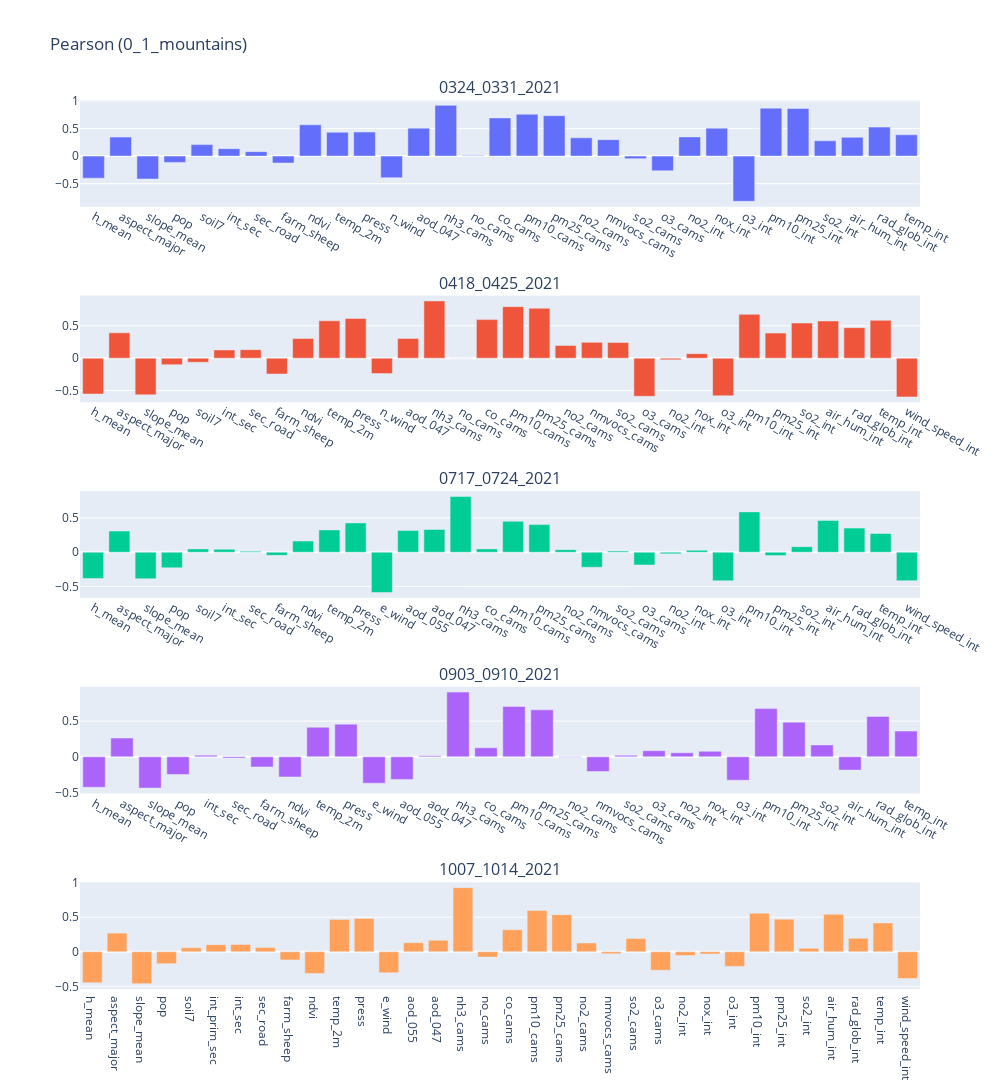
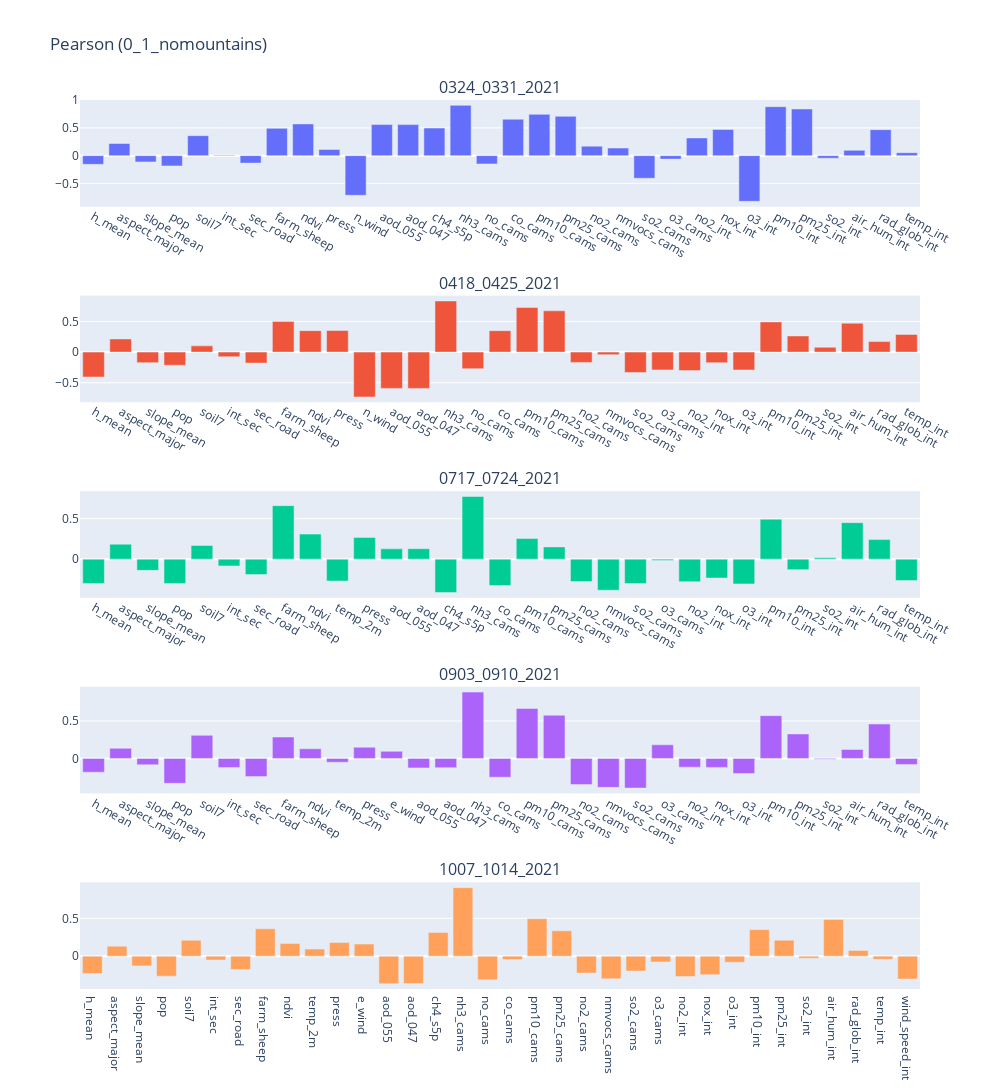
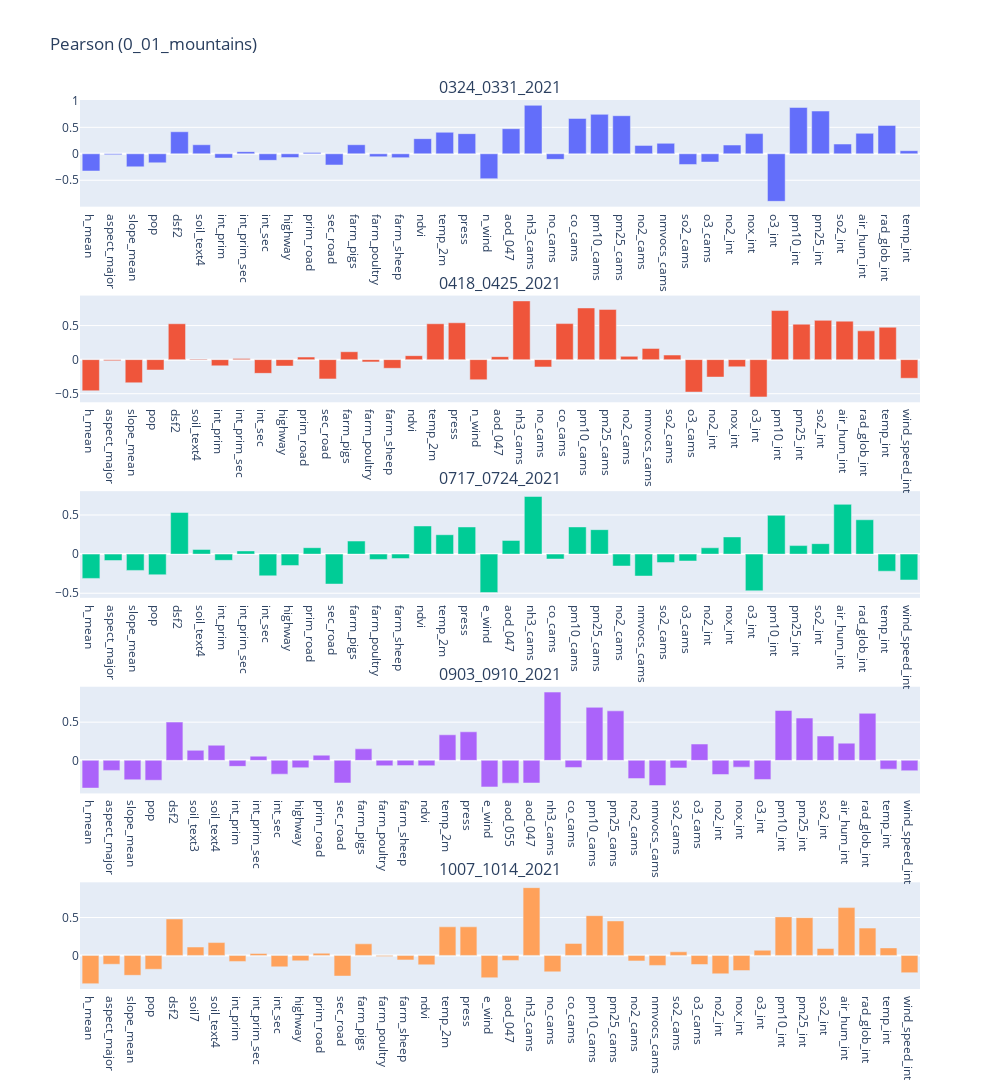
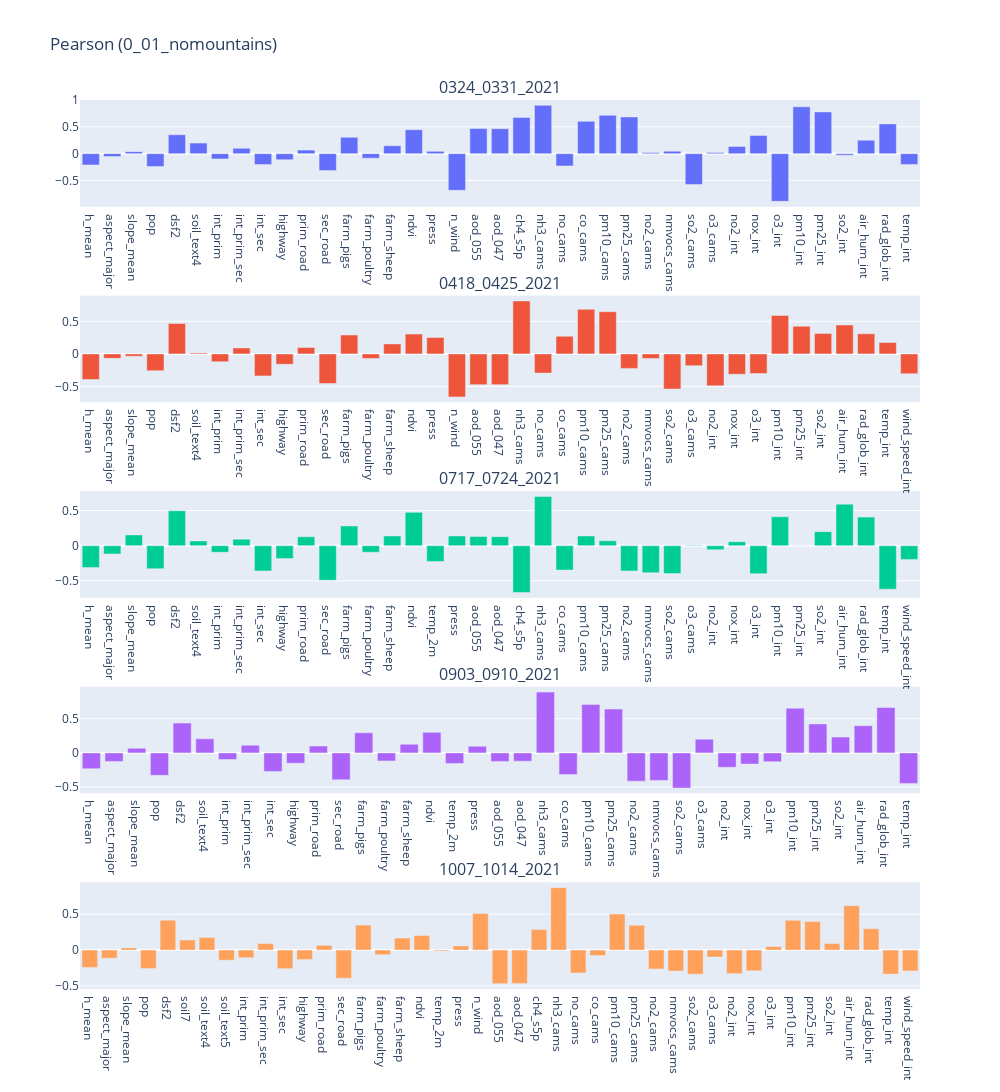

Source (notebook cell) for these figures, in order:
### Markdown cell above
### Pearson results
In this section each are shown barplot about pearson index to better visualize the positive/negative correlation of each variable with respect to the target variable selected.

### Code cell
for par in params:
    dataframes_results = dictionary_results[par]
    fig = make_subplots(rows=5, cols=1, subplot_titles=geopackages)
    for index, grid in enumerate(geopackages):
        labels = dataframes_results[grid]['Features'].tolist()
        values = dataframes_results[grid]['Pearson'].tolist()
        fig.add_trace(go.Bar(x=labels, y=values), row=index+1, col=1)
        fig.update_yaxes(row=index+1, col=1)
        fig.update_xaxes(type="category", row=index+1, col=1)

    fig.update_layout(height=1500, width=1000 , title_text='Pearson (' +par+ ')')
    fig.update_layout(showlegend=False, autosize=True)
    fig.show()
    fig.write_image('assets/fs_results/'+par+'_pearson.png')

### Figure 1 — Plotly figure (JSON) as saved in the notebook; plotly's stock layout.template omitted (floating-point values rounded to 4 significant figures)
{"data": [{"type": "bar", "x": ["h_mean", "aspect_major", "slope_mean", "pop", "soil7", "int_sec", "sec_road", "farm_sheep", "ndvi", "temp_2m", "press", "n_wind", "aod_047", "nh3_cams", "no_cams", "co_cams", "pm10_cams", "pm25_cams", "no2_cams", "nmvocs_cams", "so2_cams", "o3_cams", "no2_int", "nox_int", "o3_int", "pm10_int", "pm25_int", "so2_int", "air_hum_int", "rad_glob_int", "temp_int"], "xaxis": "x", "y": [-0.4006, 0.3462, -0.4165, -0.1141, 0.2093, 0.1359, 0.08163, -0.1258, 0.5691, 0.4335, 0.4377, -0.3927, 0.5083, 0.9227, 0.01125, 0.6944, 0.7604, 0.7346, 0.3324, 0.2992, -0.046, -0.2667, 0.3495, 0.5073, -0.8217, 0.8719, 0.8647, 0.2789, 0.3425, 0.527, 0.3877], "yaxis": "y"}, {"type": "bar", "x": ["h_mean", "aspect_major", "slope_mean", "pop", "soil7", "int_sec", "sec_road", "farm_sheep", "ndvi", "temp_2m", "press", "n_wind", "aod_047", "nh3_cams", "no_cams", "co_cams", "pm10_cams", "pm25_cams", "no2_cams", "nmvocs_cams", "so2_cams", "o3_cams", "no2_int", "nox_int", "o3_int", "pm10_int", "pm25_int", "so2_int", "air_hum_int", "rad_glob_int", "temp_int", "wind_speed_int"], "xaxis": "x2", "y": [-0.5536, 0.3919, -0.5653, -0.1009, -0.06188, 0.1276, 0.1313, -0.2448, 0.3036, 0.5777, 0.6137, -0.2381, 0.3054, 0.884, -0.0008072, 0.5955, 0.7958, 0.7702, 0.1964, 0.2444, 0.2415, -0.5883, -0.02523, 0.07008, -0.5803, 0.6763, 0.3872, 0.5428, 0.5747, 0.471, 0.5841, -0.5982], "yaxis": "y2"}, {"type": "bar", "x": ["h_mean", "aspect_major", "slope_mean", "pop", "soil7", "int_sec", "sec_road", "farm_sheep", "ndvi", "temp_2m", "press", "e_wind", "aod_055", "aod_047", "nh3_cams", "co_cams", "pm10_cams", "pm25_cams", "no2_cams", "nmvocs_cams", "so2_cams", "o3_cams", "no2_int", "nox_int", "o3_int", "pm10_int", "pm25_int", "so2_int", "air_hum_int", "rad_glob_int", "temp_int", "wind_speed_int"], "xaxis": "x3", "y": [-0.3821, 0.3084, -0.3866, -0.2274, 0.04843, 0.04212, 0.01351, -0.04538, 0.1627, 0.3255, 0.4268, -0.5872, 0.3166, 0.3328, 0.8122, 0.04874, 0.451, 0.4024, 0.03718, -0.2203, 0.01645, -0.1852, -0.02389, 0.02889, -0.4158, 0.5876, -0.04789, 0.08127, 0.4633, 0.3518, 0.2724, -0.4149], "yaxis": "y3"}, {"type": "bar", "x": ["h_mean", "aspect_major", "slope_mean", "pop", "int_sec", "sec_road", "farm_sheep", "ndvi", "temp_2m", "press", "e_wind", "aod_055", "aod_047", "nh3_cams", "co_cams", "pm10_cams", "pm25_cams", "no2_cams", "nmvocs_cams", "so2_cams", "o3_cams", "no2_int", "nox_int", "o3_int", "pm10_int", "pm25_int", "so2_int", "air_hum_int", "rad_glob_int", "temp_int"], "xaxis": "x4", "y": [-0.4261, 0.2623, -0.4376, -0.247, 0.02307, -0.01834, -0.142, -0.2826, 0.414, 0.4573, -0.3689, -0.3162, 0.01634, 0.9058, 0.1261, 0.7057, 0.6576, -0.004751, -0.2056, 0.02118, 0.08576, 0.0574, 0.07718, -0.3275, 0.6748, 0.485, 0.1662, -0.186, 0.5643, 0.3595], "yaxis": "y4"}, {"type": "bar", "x": ["h_mean", "aspect_major", "slope_mean", "pop", "soil7", "int_prim_sec", "int_sec", "sec_road", "farm_sheep", "ndvi", "temp_2m", "press", "e_wind", "aod_055", "aod_047", "nh3_cams", "no_cams", "co_cams", "pm10_cams", "pm25_cams", "no2_cams", "nmvocs_cams", "so2_cams", "o3_cams", "no2_int", "nox_int", "o3_int", "pm10_int", "pm25_int", "so2_int", "air_hum_int", "rad_glob_int", "temp_int", "wind_speed_int"], "xaxis": "x5", "y": [-0.4474, 0.2695, -0.4608, -0.1727, 0.05779, 0.1032, 0.1066, 0.06068, -0.1171, -0.3133, 0.4649, 0.4822, -0.3034, 0.1305, 0.1663, 0.9265, -0.07723, 0.3179, 0.5966, 0.5367, 0.1272, -0.02762, 0.192, -0.2665, -0.05502, -0.03193, -0.2112, 0.5561, 0.4716, 0.04943, 0.5418, 0.1949, 0.4174, -0.3856], "yaxis": "y5"}], "layout": {"annotations": [{"font": {"size": 16}, "showarrow": false, "text": "0324_0331_2021", "x": 0.5, "xanchor": "center", "xref": "paper", "y": 1, "yanchor": "bottom", "yref": "paper"}, {"font": {"size": 16}, "showarrow": false, "text": "0418_0425_2021", "x": 0.5, "xanchor": "center", "xref": "paper", "y": 0.78, "yanchor": "bottom", "yref": "paper"}, {"font": {"size": 16}, "showarrow": false, "text": "0717_0724_2021", "x": 0.5, "xanchor": "center", "xref": "paper", "y": 0.56, "yanchor": "bottom", "yref": "paper"}, {"font": {"size": 16}, "showarrow": false, "text": "0903_0910_2021", "x": 0.5, "xanchor": "center", "xref": "paper", "y": 0.34, "yanchor": "bottom", "yref": "paper"}, {"font": {"size": 16}, "showarrow": false, "text": "1007_1014_2021", "x": 0.5, "xanchor": "center", "xref": "paper", "y": 0.12, "yanchor": "bottom", "yref": "paper"}], "autosize": true, "height": 1500, "showlegend": false, "title": {"text": "Pearson (0_1_mountains)"}, "width": 1000, "xaxis": {"anchor": "y", "autorange": true, "domain": [0, 1], "range": [-0.5, 30.5], "type": "category"}, "xaxis2": {"anchor": "y2", "autorange": true, "domain": [0, 1], "range": [-0.5, 31.5], "type": "category"}, "xaxis3": {"anchor": "y3", "autorange": true, "domain": [0, 1], "range": [-0.5, 31.5], "type": "category"}, "xaxis4": {"anchor": "y4", "autorange": true, "domain": [0, 1], "range": [-0.5, 29.5], "type": "category"}, "xaxis5": {"anchor": "y5", "autorange": true, "domain": [0, 1], "range": [-0.5, 33.5], "type": "category"}, "yaxis": {"anchor": "x", "autorange": true, "domain": [0.88, 1], "range": [-0.9186, 1.02], "type": "linear"}, "yaxis2": {"anchor": "x2", "autorange": true, "domain": [0.66, 0.78], "range": [-0.6805, 0.9664], "type": "linear"}, "yaxis3": {"anchor": "x3", "autorange": true, "domain": [0.44, 0.56], "range": [-0.6649, 0.8899], "type": "linear"}, "yaxis4": {"anchor": "x4", "autorange": true, "domain": [0.22, 0.34], "range": [-0.5123, 0.9805], "type": "linear"}, "yaxis5": {"anchor": "x5", "autorange": true, "domain": [0, 0.12], "range": [-0.5379, 1.004], "type": "linear"}}}

### Figure 2 — Plotly figure (JSON) as saved in the notebook; plotly's stock layout.template omitted (floating-point values rounded to 4 significant figures)
{"data": [{"type": "bar", "x": ["h_mean", "aspect_major", "slope_mean", "pop", "soil7", "int_sec", "sec_road", "farm_sheep", "ndvi", "press", "n_wind", "aod_055", "aod_047", "ch4_s5p", "nh3_cams", "no_cams", "co_cams", "pm10_cams", "pm25_cams", "no2_cams", "nmvocs_cams", "so2_cams", "o3_cams", "no2_int", "nox_int", "o3_int", "pm10_int", "pm25_int", "so2_int", "air_hum_int", "rad_glob_int", "temp_int"], "xaxis": "x", "y": [-0.1571, 0.2188, -0.113, -0.1856, 0.3606, 0.007972, -0.1353, 0.492, 0.572, 0.1122, -0.7163, 0.5604, 0.5596, 0.498, 0.9077, -0.15, 0.6572, 0.745, 0.7099, 0.1709, 0.1367, -0.409, -0.06306, 0.3196, 0.4732, -0.8253, 0.8834, 0.8419, -0.04703, 0.09577, 0.469, 0.05268], "yaxis": "y"}, {"type": "bar", "x": ["h_mean", "aspect_major", "slope_mean", "pop", "soil7", "int_sec", "sec_road", "farm_sheep", "ndvi", "press", "n_wind", "aod_055", "aod_047", "nh3_cams", "no_cams", "co_cams", "pm10_cams", "pm25_cams", "no2_cams", "nmvocs_cams", "so2_cams", "o3_cams", "no2_int", "nox_int", "o3_int", "pm10_int", "pm25_int", "so2_int", "air_hum_int", "rad_glob_int", "temp_int"], "xaxis": "x2", "y": [-0.4065, 0.215, -0.1721, -0.2145, 0.1019, -0.07629, -0.1791, 0.5004, 0.3497, 0.3522, -0.7313, -0.592, -0.5921, 0.8352, -0.2712, 0.3499, 0.7279, 0.6741, -0.1682, -0.04121, -0.3325, -0.2914, -0.3015, -0.1731, -0.2921, 0.4931, 0.2635, 0.07931, 0.4719, 0.1723, 0.2883], "yaxis": "y2"}, {"type": "bar", "x": ["h_mean", "aspect_major", "slope_mean", "pop", "soil7", "int_sec", "sec_road", "farm_sheep", "ndvi", "temp_2m", "press", "aod_055", "aod_047", "ch4_s5p", "nh3_cams", "co_cams", "pm10_cams", "pm25_cams", "no2_cams", "nmvocs_cams", "so2_cams", "o3_cams", "no2_int", "nox_int", "o3_int", "pm10_int", "pm25_int", "so2_int", "air_hum_int", "rad_glob_int", "temp_int"], "xaxis": "x3", "y": [-0.3003, 0.1849, -0.1389, -0.3006, 0.1689, -0.08376, -0.1913, 0.6611, 0.3096, -0.27, 0.2692, 0.1276, 0.1292, -0.4126, 0.7748, -0.3259, 0.2549, 0.1514, -0.2764, -0.384, -0.3019, -0.01666, -0.2795, -0.2335, -0.3065, 0.494, -0.1303, 0.01641, 0.4514, 0.2425, -0.2651], "yaxis": "y3"}, {"type": "bar", "x": ["h_mean", "aspect_major", "slope_mean", "pop", "soil7", "int_sec", "sec_road", "farm_sheep", "ndvi", "temp_2m", "press", "e_wind", "aod_055", "aod_047", "nh3_cams", "co_cams", "pm10_cams", "pm25_cams", "no2_cams", "nmvocs_cams", "so2_cams", "o3_cams", "no2_int", "nox_int", "o3_int", "pm10_int", "pm25_int", "so2_int", "air_hum_int", "rad_glob_int", "temp_int"], "xaxis": "x4", "y": [-0.1836, 0.1347, -0.08472, -0.3322, 0.3087, -0.1219, -0.2424, 0.2857, 0.1287, -0.05125, 0.1496, 0.0947, -0.1263, -0.1228, 0.8857, -0.2509, 0.667, 0.5772, -0.3492, -0.3864, -0.3959, 0.1826, -0.1171, -0.1201, -0.2016, 0.5711, 0.327, -0.01253, 0.1196, 0.4596, -0.08156], "yaxis": "y4"}, {"type": "bar", "x": ["h_mean", "aspect_major", "slope_mean", "pop", "soil7", "int_sec", "sec_road", "farm_sheep", "ndvi", "temp_2m", "press", "e_wind", "aod_055", "aod_047", "ch4_s5p", "nh3_cams", "no_cams", "co_cams", "pm10_cams", "pm25_cams", "no2_cams", "nmvocs_cams", "so2_cams", "o3_cams", "no2_int", "nox_int", "o3_int", "pm10_int", "pm25_int", "so2_int", "air_hum_int", "rad_glob_int", "temp_int", "wind_speed_int"], "xaxis": "x5", "y": [-0.23, 0.1317, -0.1296, -0.266, 0.2105, -0.05083, -0.1761, 0.3613, 0.1665, 0.09311, 0.1814, 0.1598, -0.3645, -0.3629, 0.3132, 0.9062, -0.3137, -0.04563, 0.4942, 0.335, -0.2231, -0.3003, -0.1968, -0.07733, -0.2699, -0.2459, -0.08176, 0.3502, 0.2107, -0.0271, 0.485, 0.07467, -0.04118, -0.3028], "yaxis": "y5"}], "layout": {"annotations": [{"font": {"size": 16}, "showarrow": false, "text": "0324_0331_2021", "x": 0.5, "xanchor": "center", "xref": "paper", "y": 1, "yanchor": "bottom", "yref": "paper"}, {"font": {"size": 16}, "showarrow": false, "text": "0418_0425_2021", "x": 0.5, "xanchor": "center", "xref": "paper", "y": 0.78, "yanchor": "bottom", "yref": "paper"}, {"font": {"size": 16}, "showarrow": false, "text": "0717_0724_2021", "x": 0.5, "xanchor": "center", "xref": "paper", "y": 0.56, "yanchor": "bottom", "yref": "paper"}, {"font": {"size": 16}, "showarrow": false, "text": "0903_0910_2021", "x": 0.5, "xanchor": "center", "xref": "paper", "y": 0.34, "yanchor": "bottom", "yref": "paper"}, {"font": {"size": 16}, "showarrow": false, "text": "1007_1014_2021", "x": 0.5, "xanchor": "center", "xref": "paper", "y": 0.12, "yanchor": "bottom", "yref": "paper"}], "autosize": true, "height": 1500, "showlegend": false, "title": {"text": "Pearson (0_1_nomountains)"}, "width": 1000, "xaxis": {"anchor": "y", "autorange": true, "domain": [0, 1], "range": [-0.5, 31.5], "type": "category"}, "xaxis2": {"anchor": "y2", "autorange": true, "domain": [0, 1], "range": [-0.5, 30.5], "type": "category"}, "xaxis3": {"anchor": "y3", "autorange": true, "domain": [0, 1], "range": [-0.5, 30.5], "type": "category"}, "xaxis4": {"anchor": "y4", "autorange": true, "domain": [0, 1], "range": [-0.5, 30.5], "type": "category"}, "xaxis5": {"anchor": "y5", "autorange": true, "domain": [0, 1], "range": [-0.5, 33.5], "type": "category"}, "yaxis": {"anchor": "x", "autorange": true, "domain": [0.88, 1], "range": [-0.9215, 1.004], "type": "linear"}, "yaxis2": {"anchor": "x2", "autorange": true, "domain": [0.66, 0.78], "range": [-0.8184, 0.9222], "type": "linear"}, "yaxis3": {"anchor": "x3", "autorange": true, "domain": [0.44, 0.56], "range": [-0.4786, 0.8408], "type": "linear"}, "yaxis4": {"anchor": "x4", "autorange": true, "domain": [0.22, 0.34], "range": [-0.4671, 0.957], "type": "linear"}, "yaxis5": {"anchor": "x5", "autorange": true, "domain": [0, 0.12], "range": [-0.4351, 0.9768], "type": "linear"}}}

### Figure 3 — Plotly figure (JSON) as saved in the notebook; plotly's stock layout.template omitted (floating-point values rounded to 4 significant figures)
{"data": [{"type": "bar", "x": ["h_mean", "aspect_major", "slope_mean", "pop", "dsf2", "soil_text4", "int_prim", "int_prim_sec", "int_sec", "highway", "prim_road", "sec_road", "farm_pigs", "farm_poultry", "farm_sheep", "ndvi", "temp_2m", "press", "n_wind", "aod_047", "nh3_cams", "no_cams", "co_cams", "pm10_cams", "pm25_cams", "no2_cams", "nmvocs_cams", "so2_cams", "o3_cams", "no2_int", "nox_int", "o3_int", "pm10_int", "pm25_int", "so2_int", "air_hum_int", "rad_glob_int", "temp_int"], "xaxis": "x", "y": [-0.3253, -0.01817, -0.2465, -0.1704, 0.4166, 0.1709, -0.08013, 0.04, -0.1239, -0.07223, 0.0263, -0.2113, 0.1715, -0.05642, -0.07279, 0.286, 0.4063, 0.3805, -0.4702, 0.4745, 0.9158, -0.1051, 0.6681, 0.7454, 0.7197, 0.1588, 0.1976, -0.2023, -0.1562, 0.1655, 0.3813, -0.8988, 0.8753, 0.8076, 0.1842, 0.3868, 0.537, 0.0585], "yaxis": "y"}, {"type": "bar", "x": ["h_mean", "aspect_major", "slope_mean", "pop", "dsf2", "soil_text4", "int_prim", "int_prim_sec", "int_sec", "highway", "prim_road", "sec_road", "farm_pigs", "farm_poultry", "farm_sheep", "ndvi", "temp_2m", "press", "n_wind", "aod_047", "nh3_cams", "no_cams", "co_cams", "pm10_cams", "pm25_cams", "no2_cams", "nmvocs_cams", "so2_cams", "o3_cams", "no2_int", "nox_int", "o3_int", "pm10_int", "pm25_int", "so2_int", "air_hum_int", "rad_glob_int", "temp_int", "wind_speed_int"], "xaxis": "x2", "y": [-0.4566, -0.01589, -0.3396, -0.1525, 0.5268, 0.007687, -0.09097, 0.01496, -0.2013, -0.094, 0.03769, -0.2827, 0.1163, -0.03301, -0.1269, 0.05835, 0.5269, 0.5412, -0.295, 0.04423, 0.8621, -0.1069, 0.5293, 0.7586, 0.7379, 0.04848, 0.1649, 0.06755, -0.476, -0.2559, -0.1054, -0.5474, 0.7209, 0.5205, 0.5766, 0.565, 0.423, 0.4761, -0.2731], "yaxis": "y2"}, {"type": "bar", "x": ["h_mean", "aspect_major", "slope_mean", "pop", "dsf2", "soil_text4", "int_prim", "int_prim_sec", "int_sec", "highway", "prim_road", "sec_road", "farm_pigs", "farm_poultry", "farm_sheep", "ndvi", "temp_2m", "press", "e_wind", "aod_047", "nh3_cams", "co_cams", "pm10_cams", "pm25_cams", "no2_cams", "nmvocs_cams", "so2_cams", "o3_cams", "no2_int", "nox_int", "o3_int", "pm10_int", "pm25_int", "so2_int", "air_hum_int", "rad_glob_int", "temp_int", "wind_speed_int"], "xaxis": "x3", "y": [-0.3105, -0.08161, -0.2083, -0.2636, 0.5327, 0.05982, -0.07956, 0.04102, -0.2779, -0.1451, 0.082, -0.3825, 0.1668, -0.06794, -0.05712, 0.3595, 0.2478, 0.347, -0.4905, 0.1749, 0.7362, -0.0629, 0.3474, 0.3126, -0.1522, -0.2801, -0.1077, -0.08802, 0.08113, 0.2195, -0.469, 0.4955, 0.1091, 0.1335, 0.636, 0.4387, -0.2183, -0.3304], "yaxis": "y3"}, {"type": "bar", "x": ["h_mean", "aspect_major", "slope_mean", "pop", "dsf2", "soil_text3", "soil_text4", "int_prim", "int_prim_sec", "int_sec", "highway", "prim_road", "sec_road", "farm_pigs", "farm_poultry", "farm_sheep", "ndvi", "temp_2m", "press", "e_wind", "aod_055", "aod_047", "nh3_cams", "co_cams", "pm10_cams", "pm25_cams", "no2_cams", "nmvocs_cams", "so2_cams", "o3_cams", "no2_int", "nox_int", "o3_int", "pm10_int", "pm25_int", "so2_int", "air_hum_int", "rad_glob_int", "temp_int", "wind_speed_int"], "xaxis": "x4", "y": [-0.3626, -0.131, -0.2537, -0.26, 0.5007, 0.1317, 0.1982, -0.07837, 0.05507, -0.1803, -0.09661, 0.06805, -0.2955, 0.1504, -0.07071, -0.06839, -0.06996, 0.3345, 0.3738, -0.3477, -0.2981, -0.2959, 0.8936, -0.09243, 0.694, 0.6479, -0.2384, -0.3297, -0.09923, 0.2138, -0.1855, -0.08844, -0.2501, 0.6529, 0.5534, 0.3186, 0.2252, 0.6158, -0.1146, -0.1353], "yaxis": "y4"}, {"type": "bar", "x": ["h_mean", "aspect_major", "slope_mean", "pop", "dsf2", "soil7", "soil_text4", "int_prim", "int_prim_sec", "int_sec", "highway", "prim_road", "sec_road", "farm_pigs", "farm_poultry", "farm_sheep", "ndvi", "temp_2m", "press", "e_wind", "aod_047", "nh3_cams", "no_cams", "co_cams", "pm10_cams", "pm25_cams", "no2_cams", "nmvocs_cams", "so2_cams", "o3_cams", "no2_int", "nox_int", "o3_int", "pm10_int", "pm25_int", "so2_int", "air_hum_int", "rad_glob_int", "temp_int", "wind_speed_int"], "xaxis": "x5", "y": [-0.3723, -0.1162, -0.262, -0.1822, 0.4805, 0.1108, 0.1694, -0.07927, 0.0255, -0.1508, -0.07131, 0.02851, -0.272, 0.1529, -0.01419, -0.05925, -0.1236, 0.3768, 0.377, -0.2942, -0.06623, 0.8934, -0.2165, 0.1584, 0.5241, 0.4546, -0.07224, -0.1317, 0.0478, -0.1198, -0.2421, -0.2001, 0.06794, 0.5082, 0.498, 0.09099, 0.6305, 0.36, 0.09907, -0.2275], "yaxis": "y5"}], "layout": {"annotations": [{"font": {"size": 16}, "showarrow": false, "text": "0324_0331_2021", "x": 0.5, "xanchor": "center", "xref": "paper", "y": 1, "yanchor": "bottom", "yref": "paper"}, {"font": {"size": 16}, "showarrow": false, "text": "0418_0425_2021", "x": 0.5, "xanchor": "center", "xref": "paper", "y": 0.78, "yanchor": "bottom", "yref": "paper"}, {"font": {"size": 16}, "showarrow": false, "text": "0717_0724_2021", "x": 0.5, "xanchor": "center", "xref": "paper", "y": 0.56, "yanchor": "bottom", "yref": "paper"}, {"font": {"size": 16}, "showarrow": false, "text": "0903_0910_2021", "x": 0.5, "xanchor": "center", "xref": "paper", "y": 0.34, "yanchor": "bottom", "yref": "paper"}, {"font": {"size": 16}, "showarrow": false, "text": "1007_1014_2021", "x": 0.5, "xanchor": "center", "xref": "paper", "y": 0.12, "yanchor": "bottom", "yref": "paper"}], "autosize": true, "height": 1500, "showlegend": false, "title": {"text": "Pearson (0_01_mountains)"}, "width": 1000, "xaxis": {"anchor": "y", "autorange": true, "domain": [0, 1], "range": [-0.5, 37.5], "type": "category"}, "xaxis2": {"anchor": "y2", "autorange": true, "domain": [0, 1], "range": [-0.5, 38.5], "type": "category"}, "xaxis3": {"anchor": "y3", "autorange": true, "domain": [0, 1], "range": [-0.5, 37.5], "type": "category"}, "xaxis4": {"anchor": "y4", "autorange": true, "domain": [0, 1], "range": [-0.5, 39.5], "type": "category"}, "xaxis5": {"anchor": "y5", "autorange": true, "domain": [0, 1], "range": [-0.5, 39.5], "type": "category"}, "yaxis": {"anchor": "x", "autorange": true, "domain": [0.88, 1], "range": [-0.9996, 1.017], "type": "linear"}, "yaxis2": {"anchor": "x2", "autorange": true, "domain": [0.66, 0.78], "range": [-0.6257, 0.9404], "type": "linear"}, "yaxis3": {"anchor": "x3", "autorange": true, "domain": [0.44, 0.56], "range": [-0.5586, 0.8043], "type": "linear"}, "yaxis4": {"anchor": "x4", "autorange": true, "domain": [0.22, 0.34], "range": [-0.4324, 0.9634], "type": "linear"}, "yaxis5": {"anchor": "x5", "autorange": true, "domain": [0, 0.12], "range": [-0.4426, 0.9638], "type": "linear"}}}

### Figure 4 — Plotly figure (JSON) as saved in the notebook; plotly's stock layout.template omitted (floating-point values rounded to 4 significant figures)
{"data": [{"type": "bar", "x": ["h_mean", "aspect_major", "slope_mean", "pop", "dsf2", "soil_text4", "int_prim", "int_prim_sec", "int_sec", "highway", "prim_road", "sec_road", "farm_pigs", "farm_poultry", "farm_sheep", "ndvi", "press", "n_wind", "aod_055", "aod_047", "ch4_s5p", "nh3_cams", "no_cams", "co_cams", "pm10_cams", "pm25_cams", "no2_cams", "nmvocs_cams", "so2_cams", "o3_cams", "no2_int", "nox_int", "o3_int", "pm10_int", "pm25_int", "so2_int", "air_hum_int", "rad_glob_int", "temp_int"], "xaxis": "x", "y": [-0.2121, -0.05424, 0.03688, -0.2396, 0.3525, 0.1967, -0.09766, 0.09942, -0.2041, -0.1128, 0.06582, -0.3155, 0.3046, -0.08428, 0.1469, 0.4468, 0.04251, -0.6841, 0.469, 0.4652, 0.6762, 0.901, -0.2297, 0.6022, 0.7146, 0.6848, 0.02252, 0.04663, -0.5749, 0.01973, 0.1342, 0.3402, -0.8898, 0.8734, 0.7782, -0.02961, 0.252, 0.5542, -0.2012], "yaxis": "y"}, {"type": "bar", "x": ["h_mean", "aspect_major", "slope_mean", "pop", "dsf2", "soil_text4", "int_prim", "int_prim_sec", "int_sec", "highway", "prim_road", "sec_road", "farm_pigs", "farm_poultry", "farm_sheep", "ndvi", "press", "n_wind", "aod_055", "aod_047", "nh3_cams", "no_cams", "co_cams", "pm10_cams", "pm25_cams", "no2_cams", "nmvocs_cams", "so2_cams", "o3_cams", "no2_int", "nox_int", "o3_int", "pm10_int", "pm25_int", "so2_int", "air_hum_int", "rad_glob_int", "temp_int", "wind_speed_int"], "xaxis": "x2", "y": [-0.3936, -0.06885, -0.03502, -0.2578, 0.4669, 0.01239, -0.1213, 0.09068, -0.3382, -0.1602, 0.09916, -0.4562, 0.2905, -0.07025, 0.1536, 0.304, 0.2512, -0.6615, -0.4728, -0.4728, 0.814, -0.2953, 0.2712, 0.6845, 0.6485, -0.2232, -0.06976, -0.5404, -0.1816, -0.4905, -0.3129, -0.3013, 0.5903, 0.4236, 0.3146, 0.444, 0.3087, 0.175, -0.3051], "yaxis": "y2"}, {"type": "bar", "x": ["h_mean", "aspect_major", "slope_mean", "pop", "dsf2", "soil_text4", "int_prim", "int_prim_sec", "int_sec", "highway", "prim_road", "sec_road", "farm_pigs", "farm_poultry", "farm_sheep", "ndvi", "temp_2m", "press", "aod_055", "aod_047", "ch4_s5p", "nh3_cams", "co_cams", "pm10_cams", "pm25_cams", "no2_cams", "nmvocs_cams", "so2_cams", "o3_cams", "no2_int", "nox_int", "o3_int", "pm10_int", "pm25_int", "so2_int", "air_hum_int", "rad_glob_int", "temp_int", "wind_speed_int"], "xaxis": "x3", "y": [-0.3117, -0.117, 0.1531, -0.3278, 0.4978, 0.06799, -0.09402, 0.09308, -0.3598, -0.1837, 0.1273, -0.4922, 0.2815, -0.09261, 0.1386, 0.4747, -0.2241, 0.1383, 0.1309, 0.129, -0.6667, 0.7006, -0.3478, 0.1382, 0.06902, -0.3596, -0.3845, -0.3963, 0.005664, -0.05684, 0.05642, -0.3984, 0.4123, -0.0003165, 0.1998, 0.5916, 0.4069, -0.6194, -0.1952], "yaxis": "y3"}, {"type": "bar", "x": ["h_mean", "aspect_major", "slope_mean", "pop", "dsf2", "soil_text4", "int_prim", "int_prim_sec", "int_sec", "highway", "prim_road", "sec_road", "farm_pigs", "farm_poultry", "farm_sheep", "ndvi", "temp_2m", "press", "aod_055", "aod_047", "nh3_cams", "co_cams", "pm10_cams", "pm25_cams", "no2_cams", "nmvocs_cams", "so2_cams", "o3_cams", "no2_int", "nox_int", "o3_int", "pm10_int", "pm25_int", "so2_int", "air_hum_int", "rad_glob_int", "temp_int"], "xaxis": "x4", "y": [-0.2313, -0.1253, 0.06846, -0.3291, 0.4369, 0.2062, -0.09788, 0.1125, -0.2712, -0.1509, 0.1007, -0.3942, 0.2948, -0.118, 0.1262, 0.3012, -0.1557, 0.09677, -0.1245, -0.1207, 0.8906, -0.3177, 0.7101, 0.6424, -0.4143, -0.4028, -0.5155, 0.2009, -0.2116, -0.1639, -0.1294, 0.6535, 0.4246, 0.2322, 0.3988, 0.6648, -0.4469], "yaxis": "y4"}, {"type": "bar", "x": ["h_mean", "aspect_major", "slope_mean", "pop", "dsf2", "soil7", "soil_text4", "soil_text5", "int_prim", "int_prim_sec", "int_sec", "highway", "prim_road", "sec_road", "farm_pigs", "farm_poultry", "farm_sheep", "ndvi", "temp_2m", "press", "n_wind", "aod_055", "aod_047", "ch4_s5p", "nh3_cams", "no_cams", "co_cams", "pm10_cams", "pm25_cams", "no2_cams", "nmvocs_cams", "so2_cams", "o3_cams", "no2_int", "nox_int", "o3_int", "pm10_int", "pm25_int", "so2_int", "air_hum_int", "rad_glob_int", "temp_int", "wind_speed_int"], "xaxis": "x5", "y": [-0.2432, -0.1127, 0.03105, -0.2584, 0.4179, 0.1418, 0.1771, -0.1412, -0.1063, 0.09181, -0.2587, -0.1325, 0.06629, -0.3929, 0.3495, -0.06389, 0.1686, 0.2034, -0.01154, 0.05871, 0.5092, -0.4684, -0.4678, 0.2891, 0.8715, -0.3185, -0.07533, 0.5024, 0.3461, -0.2641, -0.2928, -0.3355, -0.0972, -0.3286, -0.2898, 0.0503, 0.4157, 0.3982, 0.09121, 0.6206, 0.2983, -0.3345, -0.2918], "yaxis": "y5"}], "layout": {"annotations": [{"font": {"size": 16}, "showarrow": false, "text": "0324_0331_2021", "x": 0.5, "xanchor": "center", "xref": "paper", "y": 1, "yanchor": "bottom", "yref": "paper"}, {"font": {"size": 16}, "showarrow": false, "text": "0418_0425_2021", "x": 0.5, "xanchor": "center", "xref": "paper", "y": 0.78, "yanchor": "bottom", "yref": "paper"}, {"font": {"size": 16}, "showarrow": false, "text": "0717_0724_2021", "x": 0.5, "xanchor": "center", "xref": "paper", "y": 0.56, "yanchor": "bottom", "yref": "paper"}, {"font": {"size": 16}, "showarrow": false, "text": "0903_0910_2021", "x": 0.5, "xanchor": "center", "xref": "paper", "y": 0.34, "yanchor": "bottom", "yref": "paper"}, {"font": {"size": 16}, "showarrow": false, "text": "1007_1014_2021", "x": 0.5, "xanchor": "center", "xref": "paper", "y": 0.12, "yanchor": "bottom", "yref": "paper"}], "autosize": true, "height": 1500, "showlegend": false, "title": {"text": "Pearson (0_01_nomountains)"}, "width": 1000, "xaxis": {"anchor": "y", "autorange": true, "domain": [0, 1], "range": [-0.5, 38.5], "type": "category"}, "xaxis2": {"anchor": "y2", "autorange": true, "domain": [0, 1], "range": [-0.5, 38.5], "type": "category"}, "xaxis3": {"anchor": "y3", "autorange": true, "domain": [0, 1], "range": [-0.5, 38.5], "type": "category"}, "xaxis4": {"anchor": "y4", "autorange": true, "domain": [0, 1], "range": [-0.5, 36.5], "type": "category"}, "xaxis5": {"anchor": "y5", "autorange": true, "domain": [0, 1], "range": [-0.5, 42.5], "type": "category"}, "yaxis": {"anchor": "x", "autorange": true, "domain": [0.88, 1], "range": [-0.9892, 1.001], "type": "linear"}, "yaxis2": {"anchor": "x2", "autorange": true, "domain": [0.66, 0.78], "range": [-0.7435, 0.896], "type": "linear"}, "yaxis3": {"anchor": "x3", "autorange": true, "domain": [0.44, 0.56], "range": [-0.7426, 0.7765], "type": "linear"}, "yaxis4": {"anchor": "x4", "autorange": true, "domain": [0.22, 0.34], "range": [-0.5936, 0.9687], "type": "linear"}, "yaxis5": {"anchor": "x5", "autorange": true, "domain": [0, 0.12], "range": [-0.5429, 0.9459], "type": "linear"}}}
